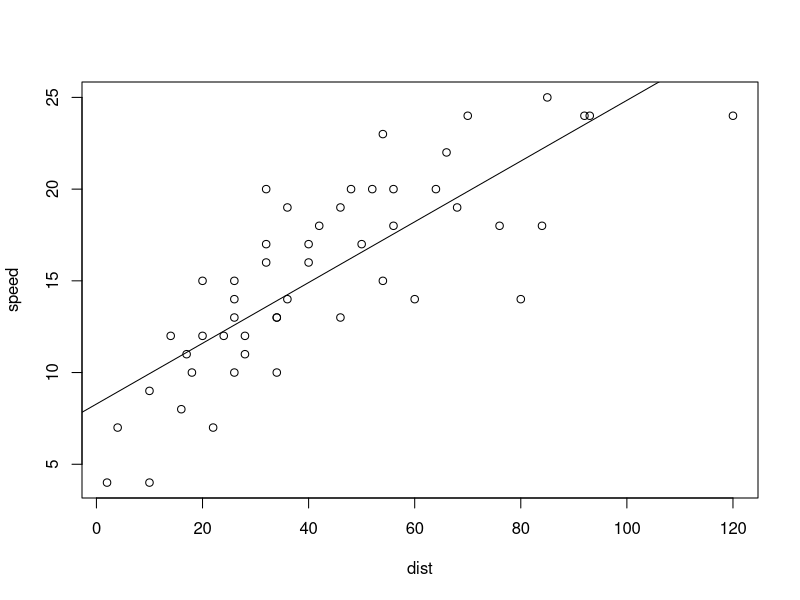

Generate this figure with R:
# Regressão Linear Simples - Prática

# Dimençao do fram cars
dim(cars)

# Mostra os 6 primeiros registros
head(cars)

# Informa o resmo do frame
summary(cars)

# Exibe a correlação
cor(cars)

modelo <- lm(speed ~ dist, data=cars)

modelo

plot(speed ~ dist, data=cars)

abline(modelo)

#Previsão de para de 22 

modelo$coefficients[1] + (modelo$coefficients[2] * 22)

# Função predict raz a mesmo valor da previsão acima

predict(modelo, data.frame(dist=22))

